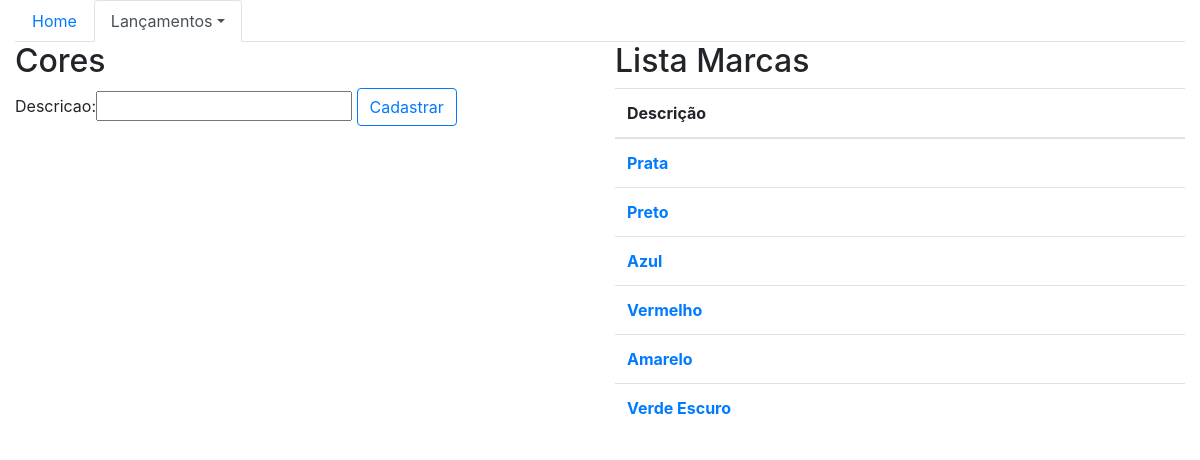
/core/cores/, run on the app's committed database.
### core/models.py (models this page shows, shortened)
class CorVeiculo(models.Model):
    descricao = models.CharField(max_length=30)

### core/views.py (the view)
def lista_cores(request):
    cores = CorVeiculo.objects.all()
    form = CorVeiculoForm()
    dados = {'cores': cores, 'form': form}
    return render(request, 'core/lista_cores.html', dados)

### core/forms.py
class CorVeiculoForm(ModelForm):
    class Meta:
        model = CorVeiculo
        fields = '__all__'

### core/templates/core/lista_cores.html (shortened to what this page needs)
{% extends "base.html" %}
{% load bootstrap %}
{% block menu %}
    <ul class="nav nav-tabs">
        <li class="nav-item">
            <a class="nav-link" href="{% url 'core_home' %}">Home</a>
        </li>
        <li class="nav-item dropdown">
            <a class="nav-link dropdown-toggle active" data-toggle="dropdown" href="#" role="button" aria-haspopup="true" aria-expanded="false">Lançamentos</a>
        </li>
    </ul>
{% endblock menu %}
{% block main %}
    <div class="row">
        <div class="col-sm-6">
            <h2>Cores</h2>
            <form action="{% url 'core_cor_novo' %}" method="POST">
                {{ form|bootstrap }}
                <button type="submit" class="btn btn-outline-primary">Cadastrar</button>
            </form>
        </div>
        <div class="col-sm-6">
            <h2>Lista Marcas</h2>
            <table class="table table-hover">
                <thead>
                    <tr>
                        <th scope="col">Descrição</th>
                    </tr>
                </thead>
                <tbody>
                    {% for cor in cores %}
                    <tr>
                        <th scope="row">
                            <a href="{% url 'core_cor_update' cor.id %}"> {{ cor.descricao }} </a>
                        </th>
                    </tr>
                    {% endfor %}
                </tbody>
            </table>
        </div>
    </div>
{% endblock main %}

### data on the page
CorVeiculo: descricao "Prata"
CorVeiculo: descricao "Preto"
CorVeiculo: descricao "Azul"
CorVeiculo: descricao "Vermelho"
CorVeiculo: descricao "Amarelo"
CorVeiculo: descricao "Verde Escuro"
